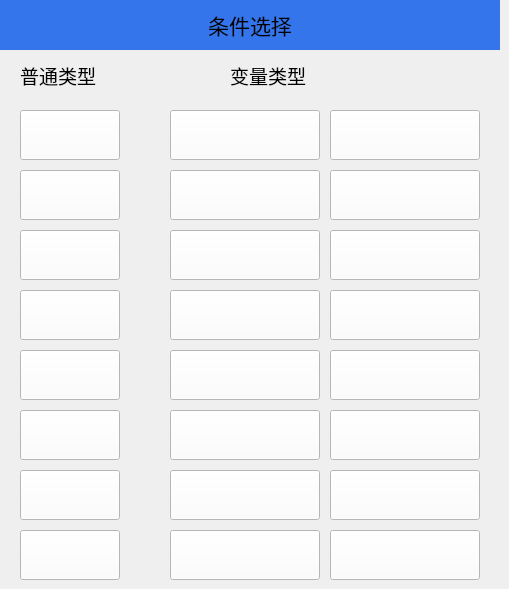
   <widget class="QWidget" name="page">
    <widget class="QLabel" name="label_38">
     <property name="geometry">
      <rect>
       <x>0</x>
       <y>0</y>
       <width>500</width>
       <height>50</height>
      </rect>
     </property>
     <property name="sizePolicy">
      <sizepolicy hsizetype="Fixed" vsizetype="Preferred">
       <horstretch>0</horstretch>
       <verstretch>0</verstretch>
      </sizepolicy>
     </property>
     <property name="minimumSize">
      <size>
       <width>500</width>
       <height>50</height>
      </size>
     </property>
     <property name="maximumSize">
      <size>
       <width>500</width>
       <height>50</height>
      </size>
     </property>
     <property name="font">
      <font>
       <pointsize>16</pointsize>
      </font>
     </property>
     <property name="styleSheet">
      <string notr="true">QLabel{background-color:#3475EB;}</string>
     </property>
     <property name="text">
      <string>条件选择</string>
     </property>
     <property name="alignment">
      <set>Qt::AlignCenter</set>
     </property>
    </widget>
    <widget class="QLabel" name="label">
     <property name="geometry">
      <rect>
       <x>20</x>
       <y>50</y>
       <width>111</width>
       <height>51</height>
      </rect>
     </property>
     <property name="sizePolicy">
      <sizepolicy hsizetype="Fixed" vsizetype="Preferred">
       <horstretch>0</horstretch>
       <verstretch>0</verstretch>
      </sizepolicy>
     </property>
     <property name="font">
      <font>
       <pointsize>14</pointsize>
      </font>
     </property>
     <property name="text">
      <string>普通类型</string>
     </property>
    </widget>
    <widget class="QLabel" name="label_2">
     <property name="geometry">
      <rect>
       <x>230</x>
       <y>50</y>
       <width>111</width>
       <height>51</height>
      </rect>
     </property>
     <property name="sizePolicy">
      <sizepolicy hsizetype="Fixed" vsizetype="Preferred">
       <horstretch>0</horstretch>
       <verstretch>0</verstretch>
      </sizepolicy>
     </property>
     <property name="font">
      <font>
       <pointsize>14</pointsize>
      </font>
     </property>
     <property name="text">
      <string>变量类型</string>
     </property>
    </widget>
    <widget class="QPushButton" name="Btn_varType1">
     <property name="geometry">
      <rect>
       <x>170</x>
       <y>110</y>
       <width>150</width>
       <height>50</height>
      </rect>
     </property>
     <property name="minimumSize">
      <size>
       <width>150</width>
       <height>50</height>
      </size>
     </property>
     <property name="maximumSize">
      <size>
       <width>150</width>
       <height>50</height>
      </size>
     </property>
     <property name="font">
      <font>
       <pointsize>14</pointsize>
      </font>
     </property>
     <property name="styleSheet">
      <string notr="true">background-color:white;</string>
     </property>
     <property name="text">
      <string/>
     </property>
    </widget>
    <widget class="QPushButton" name="Btn_comType1">
     <property name="geometry">
      <rect>
       <x>20</x>
       <y>110</y>
       <width>100</width>
       <height>50</height>
      </rect>
     </property>
     <property name="minimumSize">
      <size>
       <width>100</width>
       <height>50</height>
      </size>
     </property>
     <property name="maximumSize">
      <size>
       <width>100</width>
       <height>50</height>
      </size>
     </property>
     <property name="font">
      <font>
       <pointsize>14</pointsize>
      </font>
     </property>
     <property name="styleSheet">
      <string notr="true">background-color:white;</string>
     </property>
     <property name="text">
      <string/>
     </property>
    </widget>
    <widget class="QPushButton" name="Btn_comType2">
     <property name="geometry">
      <rect>
       <x>20</x>
       <y>170</y>
       <width>100</width>
       <height>50</height>
      </rect>
     </property>
     <property name="minimumSize">
      <size>
       <width>100</width>
       <height>50</height>
      </size>
     </property>
     <property name="maximumSize">
      <size>
       <width>100</width>
       <height>50</height>
      </size>
     </property>
     <property name="font">
      <font>
       <pointsize>14</pointsize>
      </font>
     </property>
     <property name="styleSheet">
      <string notr="true">background-color:white;</string>
     </property>
     <property name="text">
      <string/>
     </property>
    </widget>
    <widget class="QPushButton" name="Btn_comType4">
     <property name="geometry">
      <rect>
       <x>20</x>
       <y>290</y>
       <width>100</width>
       <height>50</height>
      </rect>
     </property>
     <property name="minimumSize">
      <size>
       <width>100</width>
       <height>50</height>
      </size>
     </property>
     <property name="maximumSize">
      <size>
       <width>100</width>
       <height>50</height>
      </size>
     </property>
     <property name="font">
      <font>
       <pointsize>14</pointsize>
      </font>
     </property>
     <property name="styleSheet">
      <string notr="true">background-color:white;</string>
     </property>
     <property name="text">
      <string/>
     </property>
    </widget>
    <widget class="QPushButton" name="Btn_comType3">
     <property name="geometry">
      <rect>
       <x>20</x>
       <y>230</y>
       <width>100</width>
       <height>50</height>
      </rect>
     </property>
     <property name="minimumSize">
      <size>
       <width>100</width>
       <height>50</height>
      </size>
     </property>
     <property name="maximumSize">
      <size>
       <width>100</width>
       <height>50</height>
      </size>
     </property>
     <property name="font">
      <font>
       <pointsize>14</pointsize>
      </font>
     </property>
     <property name="styleSheet">
      <string notr="true">background-color:white;</string>
     </property>
     <property name="text">
      <string/>
     </property>
    </widget>
    <widget class="QPushButton" name="Btn_comType8">
     <property name="geometry">
      <rect>
       <x>20</x>
       <y>530</y>
       <width>100</width>
       <height>50</height>
      </rect>
     </property>
     <property name="minimumSize">
      <size>
       <width>100</width>
       <height>50</height>
      </size>
     </property>
     <property name="maximumSize">
      <size>
       <width>100</width>
       <height>50</height>
      </size>
     </property>
     <property name="font">
      <font>
       <pointsize>14</pointsize>
      </font>
     </property>
     <property name="styleSheet">
      <string notr="true">background-color:white;</string>
     </property>
     <property name="text">
      <string/>
     </property>
    </widget>
    <widget class="QPushButton" name="Btn_comType6">
     <property name="geometry">
      <rect>
       <x>20</x>
       <y>410</y>
       <width>100</width>
       <height>50</height>
      </rect>
     </property>
     <property name="minimumSize">
      <size>
       <width>100</width>
       <height>50</height>
      </size>
     </property>
     <property name="maximumSize">
      <size>
       <width>100</width>
       <height>50</height>
      </size>
     </property>
     <property name="font">
      <font>
       <pointsize>14</pointsize>
      </font>
     </property>
     <property name="styleSheet">
      <string notr="true">background-color:white;</string>
     </property>
     <property name="text">
      <string/>
     </property>
    </widget>
    <widget class="QPushButton" name="Btn_comType7">
     <property name="geometry">
      <rect>
       <x>20</x>
       <y>470</y>
       <width>100</width>
       <height>50</height>
      </rect>
     </property>
     <property name="minimumSize">
      <size>
       <width>100</width>
       <height>50</height>
      </size>
     </property>
     <property name="maximumSize">
      <size>
       <width>100</width>
       <height>50</height>
      </size>
     </property>
     <property name="font">
      <font>
       <pointsize>14</pointsize>
      </font>
     </property>
     <property name="styleSheet">
      <string notr="true">background-color:white;</string>
     </property>
     <property name="text">
      <string/>
     </property>
    </widget>
    <widget class="QPushButton" name="Btn_comType5">
     <property name="geometry">
      <rect>
       <x>20</x>
       <y>350</y>
       <width>100</width>
       <height>50</height>
      </rect>
     </property>
     <property name="minimumSize">
      <size>
       <width>100</width>
       <height>50</height>
      </size>
     </property>
     <property name="maximumSize">
      <size>
       <width>100</width>
       <height>50</height>
      </size>
     </property>
     <property name="font">
      <font>
       <pointsize>14</pointsize>
      </font>
     </property>
     <property name="styleSheet">
      <string notr="true">background-color:white;</string>
     </property>
     <property name="text">
      <string/>
     </property>
    </widget>
    <widget class="QPushButton" name="Btn_varType2">
     <property name="geometry">
      <rect>
       <x>330</x>
       <y>110</y>
       <width>150</width>
       <height>50</height>
      </rect>
     </property>
     <property name="minimumSize">
      <size>
       <width>150</width>
       <height>50</height>
      </size>
     </property>
     <property name="maximumSize">
      <size>
       <width>150</width>
       <height>50</height>
      </size>
     </property>
     <property name="font">
      <font>
       <pointsize>14</pointsize>
      </font>
     </property>
     <property name="styleSheet">
      <string notr="true">background-color:white;</string>
     </property>
     <property name="text">
      <string/>
     </property>
    </widget>
    <widget class="QPushButton" name="Btn_varType3">
     <property name="geometry">
      <rect>
       <x>170</x>
       <y>170</y>
       <width>150</width>
       <height>50</height>
      </rect>
     </property>
     <property name="minimumSize">
      <size>
       <width>150</width>
       <height>50</height>
      </size>
     </property>
     <property name="maximumSize">
      <size>
       <width>150</width>
       <height>50</height>
      </size>
     </property>
     <property name="font">
      <font>
       <pointsize>14</pointsize>
      </font>
     </property>
     <property name="styleSheet">
      <string notr="true">background-color:white;</string>
     </property>
     <property name="text">
      <string/>
     </property>
    </widget>
    <widget class="QPushButton" name="Btn_varType4">
     <property name="geometry">
      <rect>
       <x>330</x>
       <y>170</y>
       <width>150</width>
       <height>50</height>
      </rect>
     </property>
     <property name="minimumSize">
      <size>
       <width>150</width>
       <height>50</height>
      </size>
     </property>
     <property name="maximumSize">
      <size>
       <width>150</width>
       <height>50</height>
      </size>
     </property>
     <property name="font">
      <font>
       <pointsize>14</pointsize>
      </font>
     </property>
     <property name="styleSheet">
      <string notr="true">background-color:white;</string>
     </property>
     <property name="text">
      <string/>
     </property>
    </widget>
    <widget class="QPushButton" name="Btn_varType6">
     <property name="geometry">
      <rect>
       <x>330</x>
       <y>230</y>
       <width>150</width>
       <height>50</height>
      </rect>
     </property>
     <property name="minimumSize">
      <size>
       <width>150</width>
       <height>50</height>
      </size>
     </property>
     <property name="maximumSize">
      <size>
       <width>150</width>
       <height>50</height>
      </size>
     </property>
     <property name="font">
      <font>
       <pointsize>14</pointsize>
      </font>
     </property>
     <property name="styleSheet">
      <string notr="true">background-color:white;</string>
     </property>
     <property name="text">
      <string/>
     </property>
    </widget>
    <widget class="QPushButton" name="Btn_varType5">
     <property name="geometry">
      <rect>
       <x>170</x>
       <y>230</y>
       <width>150</width>
       <height>50</height>
      </rect>
     </property>
     <property name="minimumSize">
      <size>
       <width>150</width>
       <height>50</height>
      </size>
     </property>
     <property name="maximumSize">
      <size>
       <width>150</width>
       <height>50</height>
      </size>
     </property>
     <property name="font">
      <font>
       <pointsize>14</pointsize>
      </font>
     </property>
     <property name="styleSheet">
      <string notr="true">background-color:white;</string>
     </property>
     <property name="text">
      <string/>
     </property>
    </widget>
    <widget class="QPushButton" name="Btn_varType7">
     <property name="geometry">
      <rect>
       <x>170</x>
       <y>290</y>
       <width>150</width>
       <height>50</height>
      </rect>
     </property>
     <property name="minimumSize">
      <size>
       <width>150</width>
       <height>50</height>
      </size>
     </property>
     <property name="maximumSize">
      <size>
       <width>150</width>
       <height>50</height>
      </size>
     </property>
     <property name="font">
      <font>
       <pointsize>14</pointsize>
      </font>
     </property>
     <property name="styleSheet">
      <string notr="true">background-color:white;</string>
     </property>
     <property name="text">
      <string/>
     </property>
    </widget>
    <widget class="QPushButton" name="Btn_varType8">
     <property name="geometry">
      <rect>
       <x>330</x>
       <y>290</y>
       <width>150</width>
       <height>50</height>
      </rect>
     </property>
     <property name="minimumSize">
      <size>
       <width>150</width>
       <height>50</height>
      </size>
     </property>
     <property name="maximumSize">
      <size>
       <width>150</width>
       <height>50</height>
      </size>
     </property>
     <property name="font">
      <font>
       <pointsize>14</pointsize>
      </font>
     </property>
     <property name="styleSheet">
      <string notr="true">background-color:white;</string>
     </property>
     <property name="text">
      <string/>
     </property>
    </widget>
    <widget class="QPushButton" name="Btn_varType10">
     <property name="geometry">
      <rect>
       <x>330</x>
       <y>350</y>
       <width>150</width>
       <height>50</height>
      </rect>
     </property>
     <property name="minimumSize">
      <size>
       <width>150</width>
       <height>50</height>
      </size>
     </property>
     <property name="maximumSize">
      <size>
       <width>150</width>
       <height>50</height>
      </size>
     </property>
     <property name="font">
      <font>
       <pointsize>14</pointsize>
      </font>
     </property>
     <property name="styleSheet">
      <string notr="true">background-color:white;</string>
     </property>
     <property name="text">
      <string/>
     </property>
    </widget>
    <widget class="QPushButton" name="Btn_varType9">
     <property name="geometry">
      <rect>
       <x>170</x>
       <y>350</y>
       <width>150</width>
       <height>50</height>
      </rect>
     </property>
     <property name="minimumSize">
      <size>
       <width>150</width>
       <height>50</height>
      </size>
     </property>
     <property name="maximumSize">
      <size>
       <width>150</width>
       <height>50</height>
      </size>
     </property>
     <property name="font">
      <font>
       <pointsize>14</pointsize>
      </font>
     </property>
     <property name="styleSheet">
      <string notr="true">background-color:white;</string>
     </property>
     <property name="text">
      <string/>
     </property>
    </widget>
    <widget class="QPushButton" name="Btn_varType14">
     <property name="geometry">
      <rect>
       <x>330</x>
       <y>470</y>
       <width>150</width>
       <height>50</height>
      </rect>
     </property>
     <property name="minimumSize">
      <size>
       <width>150</width>
       <height>50</height>
      </size>
     </property>
     <property name="maximumSize">
      <size>
       <width>150</width>
       <height>50</height>
      </size>
     </property>
     <property name="font">
      <font>
       <pointsize>14</pointsize>
      </font>
     </property>
     <property name="styleSheet">
      <string notr="true">background-color:white;</string>
     </property>
     <property name="text">
      <string/>
     </property>
    </widget>
    <widget class="QPushButton" name="Btn_varType11">
     <property name="geometry">
      <rect>
       <x>170</x>
       <y>410</y>
       <width>150</width>
       <height>50</height>
      </rect>
     </property>
     <property name="minimumSize">
      <size>
       <width>150</width>
       <height>50</height>
      </size>
     </property>
     <property name="maximumSize">
      <size>
       <width>150</width>
       <height>50</height>
      </size>
     </property>
     <property name="font">
      <font>
       <pointsize>14</pointsize>
      </font>
     </property>
     <property name="styleSheet">
      <string notr="true">background-color:white;</string>
     </property>
     <property name="text">
      <string/>
     </property>
    </widget>
    <widget class="QPushButton" name="Btn_varType15">
     <property name="geometry">
      <rect>
       <x>170</x>
       <y>530</y>
       <width>150</width>
       <height>50</height>
      </rect>
     </property>
     <property name="minimumSize">
      <size>
       <width>150</width>
       <height>50</height>
      </size>
     </property>
     <property name="maximumSize">
      <size>
       <width>150</width>
       <height>50</height>
      </size>
     </property>
     <property name="font">
      <font>
       <pointsize>14</pointsize>
      </font>
     </property>
     <property name="styleSheet">
      <string notr="true">background-color:white;</string>
     </property>
     <property name="text">
      <string/>
     </property>
    </widget>
    <widget class="QPushButton" name="Btn_varType12">
     <property name="geometry">
      <rect>
       <x>330</x>
       <y>410</y>
       <width>150</width>
       <height>50</height>
      </rect>
     </property>
     <property name="minimumSize">
      <size>
       <width>150</width>
       <height>50</height>
      </size>
     </property>
     <property name="maximumSize">
      <size>
       <width>150</width>
       <height>50</height>
      </size>
     </property>
     <property name="font">
      <font>
       <pointsize>14</pointsize>
      </font>
     </property>
     <property name="styleSheet">
      <string notr="true">background-color:white;</string>
     </property>
     <property name="text">
      <string/>
     </property>
    </widget>
    <widget class="QPushButton" name="Btn_varType13">
     <property name="geometry">
      <rect>
       <x>170</x>
       <y>470</y>
       <width>150</width>
       <height>50</height>
      </rect>
     </property>
     <property name="minimumSize">
      <size>
       <width>150</width>
       <height>50</height>
      </size>
     </property>
     <property name="maximumSize">
      <size>
       <width>150</width>
       <height>50</height>
      </size>
     </property>
     <property name="font">
      <font>
       <pointsize>14</pointsize>
      </font>
     </property>
     <property name="styleSheet">
      <string notr="true">background-color:white;</string>
     </property>
     <property name="text">
      <string/>
     </property>
    </widget>
    <widget class="QPushButton" name="Btn_varType16">
     <property name="geometry">
      <rect>
       <x>330</x>
       <y>530</y>
       <width>150</width>
       <height>50</height>
      </rect>
     </property>
     <property name="minimumSize">
      <size>
       <width>150</width>
       <height>50</height>
      </size>
     </property>
     <property name="maximumSize">
      <size>
       <width>150</width>
       <height>50</height>
      </size>
     </property>
     <property name="font">
      <font>
       <pointsize>14</pointsize>
      </font>
     </property>
     <property name="styleSheet">
      <string notr="true">background-color:white;</string>
     </property>
     <property name="text">
      <string/>
     </property>
    </widget>
   </widget>
